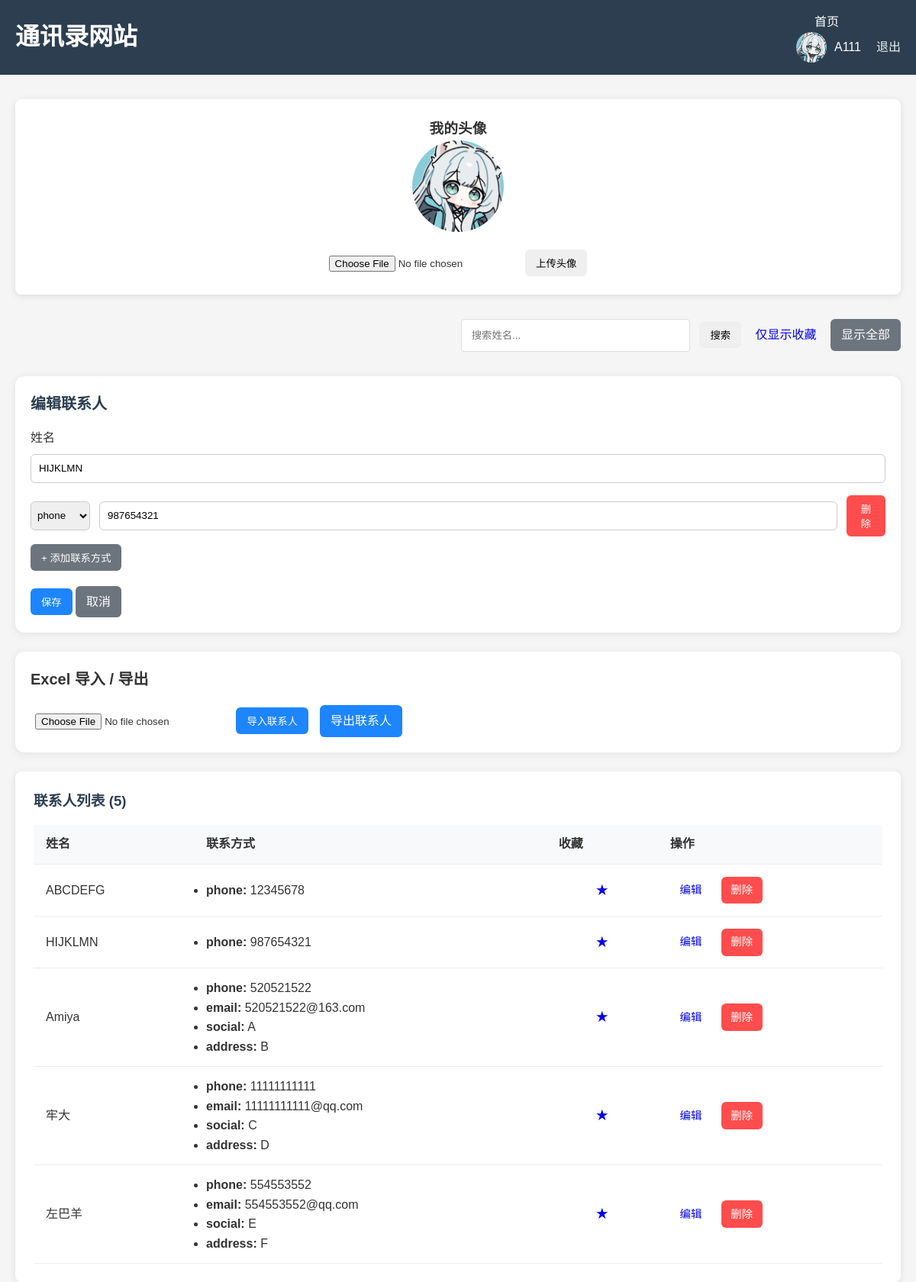
/edit_contact/2 (signed in), run on the app's committed database.
### app.py (models this page shows)
class User(UserMixin, db.Model):
    id = db.Column(db.Integer, primary_key=True)
    username = db.Column(db.String(50), unique=True, nullable=False)
    email = db.Column(db.String(100), unique=True, nullable=False)
    password_hash = db.Column(db.String(128), nullable=False)
    avatar = db.Column(db.String(200), default='default.png')
    contacts = db.relationship('Contact', backref='owner', lazy=True)

class Contact(db.Model):
    id = db.Column(db.Integer, primary_key=True)
    name = db.Column(db.String(100), nullable=False)
    email = db.Column(db.String(100))
    address = db.Column(db.String(200))
    bookmarked = db.Column(db.Boolean, default=False)  # 新增收藏字段
    user_id = db.Column(db.Integer, db.ForeignKey('user.id'), nullable=False)
    methods = db.relationship('ContactMethod', backref='contact', lazy=True, cascade="all, delete-orphan")

class ContactMethod(db.Model):
    id = db.Column(db.Integer, primary_key=True)
    contact_id = db.Column(db.Integer, db.ForeignKey('contact.id'), nullable=False)
    type = db.Column(db.String(30), nullable=False)  # e.g., phone, email, social, address
    value = db.Column(db.String(200), nullable=False)

### app.py (the view, shortened to what this page needs)
@app.route('/edit_contact/<int:contact_id>', methods=['GET', 'POST'])
@login_required
def edit_contact(contact_id):
    contact = Contact.query.get_or_404(contact_id)
    if contact.owner != current_user:
        flash('无权限操作此联系人', 'danger')
        return redirect(url_for('index'))
    contacts = Contact.query.filter_by(user_id=current_user.id).all()
    form = ContactForm()
    return render_template('index.html',
                           contacts=contacts,
                           edit_contact=contact,
                           edit_id=contact_id,
                           edit_form=form)  # 必须传递 edit_form

### app.py
class ContactForm(FlaskForm):
    name = StringField('姓名', validators=[DataRequired()])
    phone = TelField('电话')  # optional single field for compatibility
    email = EmailField('邮箱')
    address = StringField('地址')
    submit = SubmitField('保存')

### app.py (called while the page is built)
@login_manager.user_loader
def load_user(user_id):
    return User.query.get(int(user_id))

### templates/index.html (shortened to what this page needs)
{% extends "base.html" %}
{% block content %}
<div class="profile">
    <h3>我的头像</h3>
    <img src="{{ url_for('static', filename='uploads/' + (current_user.avatar or 'default.png')) }}"
         alt="头像" class="profile-avatar">
    <form action="{{ url_for('upload_avatar') }}" method="POST" enctype="multipart/form-data">
        <input type="file" name="avatar" accept="image/*">
        <button type="submit" class="btn">上传头像</button>
    </form>
</div>
<div class="search-bar">
    <form method="GET">
        <input type="text" name="search" placeholder="搜索姓名..." value="{{ request.args.get('search', '') }}">
        <button type="submit" class="btn">搜索</button>
        <a href="{{ url_for('index', bookmarked=1) }}" class="btn">仅显示收藏</a>
        <a href="{{ url_for('index') }}" class="btn btn-secondary">显示全部</a>
    </form>
</div>
<div class="contact-form card">
    <h3 class="section-title">{% if edit_id %}编辑联系人{% else %}添加联系人{% endif %}</h3>
    <form method="POST" action="{{ url_for('edit_contact', contact_id=edit_id) if edit_id else url_for('add_contact') }}">
        <div class="form-group">
            <label>姓名</label>
            <input name="name" class="input-text" value="{{ edit_contact.name if edit_contact else '' }}" required>
        </div>
        <div id="methods-container">
            {% if edit_contact %}
                {% for m in edit_contact.methods %}
                <div class="method-row">
                    <select name="method_type[]" class="method-select">
                        <option value="phone" {% if m.type=='phone' %}selected{% endif %}>phone</option>
                    </select>
                    <input type="text" name="method_value[]" class="input-text" value="{{ m.value }}">
                    <button type="button" class="btn btn-danger remove-method">删除</button>
                </div>
                {% endfor %}
            {% endif %}
        </div>
        <button type="button" id="add-method" class="btn btn-secondary" style="margin-top:10px;">+ 添加联系方式</button>
        <div style="margin-top: 20px;">
            <button type="submit" class="btn btn-primary">保存</button>
            {% if edit_id %}
                <a href="{{ url_for('index') }}" class="btn btn-secondary">取消</a>
            {% endif %}
        </div>
    </form>
</div>
<div class="excel-section card">
    <h3 class="section-title">Excel 导入 / 导出</h3>
    <div class="excel-controls">
        <form action="{{ url_for('import_contacts') }}" method="post" enctype="multipart/form-data">
            <input type="file" name="file" class="file-input" accept=".xlsx,.xls" required>
            <button type="submit" class="btn btn-primary">导入联系人</button>
        </form>
        <a href="{{ url_for('export_contacts') }}" class="btn btn-primary">导出联系人</a>
    </div>
</div>
<div class="contact-list">
    <h3>联系人列表 ({{ contacts|length }})</h3>
    {% if contacts %}
        <table>
            <thead>
                <tr>
                    <th>姓名</th>
                    <th>联系方式</th>
                    <th>收藏</th>
                    <th>操作</th>
                </tr>
            </thead>
            <tbody>
                {% for contact in contacts %}
                <tr>
                    <td>{{ contact.name }}</td>
                    <td>
                        <ul>
                        {% for m in contact.methods %}
                            <li><strong>{{ m.type }}:</strong> {{ m.value }}</li>
                        {% endfor %}
                        </ul>
                    </td>
                    <td style="text-align:center;">
                        {% if contact.bookmarked %}
                            <a href="{{ url_for('toggle_bookmark', contact_id=contact.id) }}" class="btn" title="取消收藏">★</a>
                        {% else %}
                            <a href="{{ url_for('toggle_bookmark', contact_id=contact.id) }}" class="btn" title="收藏">☆</a>
                        {% endif %}
                    </td>
                    <td class="actions">
                        <a href="{{ url_for('edit_contact', contact_id=contact.id) }}" class="btn btn-sm">编辑</a>
                        <a href="{{ url_for('delete_contact', contact_id=contact.id) }}" class="btn btn-sm btn-danger" onclick="return confirm('确定要删除吗？')">删除</a>
                    </td>
                </tr>
                {% endfor %}
            </tbody>
        </table>
    {% else %}
        <p class="empty-message">暂无联系人，添加一个吧！</p>
    {% endif %}
</div>
{% endblock %}

### templates/base.html (shortened to what this page needs)
<!DOCTYPE html>
<html lang="zh-CN">
<head>
    <link rel="stylesheet" href="{{ url_for('static', filename='style.css') }}">
</head>
<body>
    <header>
        <div class="container">
            <h1>通讯录网站</h1>
            <nav>
                {% if current_user.is_authenticated %}
                    <a href="{{ url_for('index') }}">首页</a>
                    <div class="user-info">
                        <img src="{{ url_for('static', filename='uploads/' + (current_user.avatar or 'default.png')) }}" alt="头像" class="avatar">
                        <span>{{ current_user.username }}</span>
                        <a href="{{ url_for('logout') }}" class="logout-link">退出</a>
                    </div>
                {% else %}
                    <a href="{{ url_for('login') }}">登录</a>
                    <a href="{{ url_for('register') }}">注册</a>
                {% endif %}
            </nav>
        </div>
    </header>
    <main class="container">
        {% block content %}{% endblock %}
    </main>
</body>
</html>

### static/style.css (style rules this page uses)
* { margin: 0; padding: 0; box-sizing: border-box; font-family: 'Arial', sans-serif; }
body { background-color: #f5f5f5; color: #333; line-height: 1.6; }
.container { max-width: 1200px; margin: 0 auto; padding: 0 20px; }
header { background-color: #2c3e50; color: white; padding: 1rem 0; margin-bottom: 2rem; }
header .container { display: flex; justify-content: space-between; align-items: center; }
nav a { color: white; text-decoration: none; margin-left: 1.5rem; font-weight: 500; }
.form-group { margin-bottom: 1rem; }
label { display: block; margin-bottom: 0.5rem; font-weight: 500; }
.btn { padding: 8px 14px; border-radius: 6px; border: none; cursor: pointer; display: inline-block; text-decoration: none; }
.btn-primary { background: #1d85ff; color: white; }
.btn-secondary { background: #6c757d; color: white; }
.btn-danger { background: #ff4d4d; color: white; }
.btn-sm { padding: 0.4rem 0.8rem; font-size: 0.9rem; }
.search-bar { margin-bottom: 2rem; text-align: right; }
.search-bar input { padding: 0.8rem; width: 300px; border: 1px solid #ddd; border-radius: 4px; margin-right: 0.5rem; }
.contact-form { background: white; padding: 1.5rem; border-radius: 8px; box-shadow: 0 2px 10px rgba(0,0,0,0.1); margin-bottom: 2rem; }
.contact-form h3 { margin-bottom: 1rem; color: #2c3e50; }
.contact-list { background: white; padding: 1.5rem; border-radius: 8px; box-shadow: 0 2px 10px rgba(0,0,0,0.1); }
.contact-list h3 { margin-bottom: 1rem; color: #2c3e50; }
table { width: 100%; border-collapse: collapse; border-spacing: 0; margin-top: 10px; }
th, td { padding: 0.8rem 1rem; text-align: left; border-bottom: 1px solid #eee; vertical-align: middle; }
th { background-color: #f8f9fa; font-weight: 600; }
.actions { white-space: nowrap; vertical-align: middle; }
.actions .btn { margin-right: 8px; }
.actions .btn:last-child { margin-right: 0; }
.profile { background: white; padding: 1.5rem; border-radius: 8px; box-shadow: 0 2px 10px rgba(0,0,0,0.1); margin-bottom: 2rem; text-align: center; }
.profile-avatar { width: 120px; height: 120px; border-radius: 50%; object-fit: cover; margin-bottom: 1rem; }
.card { background: #ffffff; padding: 20px; border-radius: 12px; box-shadow: 0 2px 12px rgba(0,0,0,0.08); margin-bottom: 25px; }
.section-title { font-size: 20px; font-weight: bold; margin-bottom: 18px; }
.input-text { width: 100%; height: 38px; padding: 6px 10px; border-radius: 6px; border: 1px solid #ccc; }
.method-row { display: flex; gap: 12px; margin-top: 12px; align-items: center; }
.method-select { height: 38px; padding: 4px; border-radius: 6px; border: 1px solid #ccc; }
.file-input { padding: 6px; }
.excel-controls { display: flex; gap: 15px; align-items: center; }

### templates/base.html (style rules this page uses)
.user-info { display: flex; align-items: center; gap: 10px; }
.avatar { width: 40px; height: 40px; border-radius: 50%; object-fit: cover; }
.logout-link { margin-left: 10px; color: #ecf0f1; text-decoration: none; }

### data on the page
User: avatar (placeholder picture), username "A111"
Contact: name "HIJKLMN"
ContactMethod: type "phone", value "987654321"
Contact: name "ABCDEFG"
ContactMethod: type "phone", value "12345678"
Contact: name "Amiya"
ContactMethod: type "phone", value "520521522"
ContactMethod: type "email", value "520521522@163.com"
ContactMethod: type "social", value "A"
ContactMethod: type "address", value "B"
Contact: name "牢大"
ContactMethod: type "phone", value "11111111111"
ContactMethod: type "email", value "11111111111@qq.com"
ContactMethod: type "social", value "C"
ContactMethod: type "address", value "D"
Contact: name "左巴羊"
ContactMethod: type "phone", value "554553552"
ContactMethod: type "email", value "554553552@qq.com"
ContactMethod: type "social", value "E"
ContactMethod: type "address", value "F"

### other printed values
{{ contacts|length }} "5"
